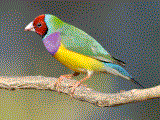
#> input picture vga_display_v0/vga_image_processing/finch2.png, 160 x 120 px
$ python imgconverter.py
#> lines starting #> are read from the running program, lines starting #| are printed output that depends on the picture
from PIL import Image


ver_res = 480 // 4
hor_res = 640 // 4

image = Image.open("finch2.png").convert("RGB")
#> image is the input picture: PIL image 160x120 RGB; mean R, G, B 122.6, 121.8, 100.8
out_file = open("finch.bin", "wb")

rb_lut = [85 * round(i * (3.0 / 255.0)) for i in range(256)]
g_lut =  [36 * round(i * (7.0 / 255.0)) for i in range(256)]

r, g, b = image.split()
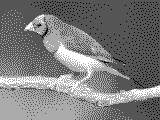
#> r: PIL image 160x120 L; min 0, max 255, mean 122.6
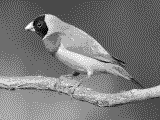
#> g: PIL image 160x120 L; min 0, max 255, mean 121.8
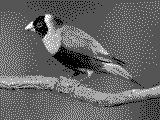
#> b: PIL image 160x120 L; min 0, max 255, mean 100.8
r = r.point(rb_lut)
g = g.point(g_lut)
b = b.point(rb_lut)
#
out = Image.merge("RGB", (r, g, b))

pixels = image.load()

DRAWING_BIT = 0b00000100
NO_DRAWING_MASK = ~DRAWING_BIT

def makePixel(red,green,blue):
    red = int(round(red / 85)) & 0b11
    green = int(round(green / 36)) & 0b111
    blue = int(round(blue / 85)) & 0b11

    return NO_DRAWING_MASK & (red | (blue << 3) | (green << 5))

for y in range(ver_res):
    for x in range(hor_res):
        try:
            # print(pixels[x, y])
            r,g,b = pixels[x, y]
            # print(r,g,b)
            # print("{:08b}".format(makePixel(r,g,b)))
            out_file.write(makePixel(r,g,b).to_bytes(1))
        except IndexError:
            out_file.write(chr(0))
#> this loop made 120 passes
